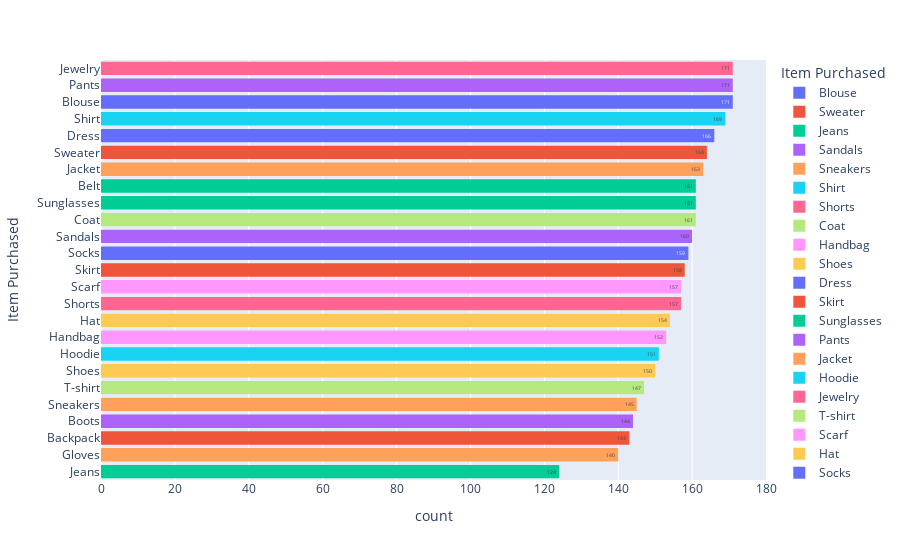

Here is the notebook cell this chart was saved with:
### Code cell
horizontalCount(df, 'Item Purchased', 'Item Purchased', sorting='ascending')

### Figure 1 — Plotly figure (JSON) as saved in the notebook; plotly's stock layout.template omitted (floating-point values rounded to 4 significant figures; data arrays with more than 128 entries replaced by an {"elided": "..."} marker saying what was removed)
{"data": [{"alignmentgroup": "True", "bingroup": "y", "hovertemplate": "Item Purchased=%{y}<br>count=%{x}<extra></extra>", "legendgroup": "Blouse", "marker": {"color": "#636efa", "pattern": {"shape": ""}}, "name": "Blouse", "offsetgroup": "Blouse", "orientation": "h", "showlegend": true, "texttemplate": "%{value}", "type": "histogram", "xaxis": "x", "y": {"elided": "171 str values"}, "yaxis": "y"}, {"alignmentgroup": "True", "bingroup": "y", "hovertemplate": "Item Purchased=%{y}<br>count=%{x}<extra></extra>", "legendgroup": "Sweater", "marker": {"color": "#EF553B", "pattern": {"shape": ""}}, "name": "Sweater", "offsetgroup": "Sweater", "orientation": "h", "showlegend": true, "texttemplate": "%{value}", "type": "histogram", "xaxis": "x", "y": {"elided": "164 str values"}, "yaxis": "y"}, {"alignmentgroup": "True", "bingroup": "y", "hovertemplate": "Item Purchased=%{y}<br>count=%{x}<extra></extra>", "legendgroup": "Jeans", "marker": {"color": "#00cc96", "pattern": {"shape": ""}}, "name": "Jeans", "offsetgroup": "Jeans", "orientation": "h", "showlegend": true, "texttemplate": "%{value}", "type": "histogram", "xaxis": "x", "y": ["Jeans", "Jeans", "Jeans", "Jeans", "Jeans", "Jeans", "Jeans", "Jeans", "Jeans", "Jeans", "Jeans", "Jeans", "Jeans", "Jeans", "Jeans", "Jeans", "Jeans", "Jeans", "Jeans", "Jeans", "Jeans", "Jeans", "Jeans", "Jeans", "Jeans", "Jeans", "Jeans", "Jeans", "Jeans", "Jeans", "Jeans", "Jeans", "Jeans", "Jeans", "Jeans", "Jeans", "Jeans", "Jeans", "Jeans", "Jeans", "Jeans", "Jeans", "Jeans", "Jeans", "Jeans", "Jeans", "Jeans", "Jeans", "Jeans", "Jeans", "Jeans", "Jeans", "Jeans", "Jeans", "Jeans", "Jeans", "Jeans", "Jeans", "Jeans", "Jeans", "Jeans", "Jeans", "Jeans", "Jeans", "Jeans", "Jeans", "Jeans", "Jeans", "Jeans", "Jeans", "Jeans", "Jeans", "Jeans", "Jeans", "Jeans", "Jeans", "Jeans", "Jeans", "Jeans", "Jeans", "Jeans", "Jeans", "Jeans", "Jeans", "Jeans", "Jeans", "Jeans", "Jeans", "Jeans", "Jeans", "Jeans", "Jeans", "Jeans", "Jeans", "Jeans", "Jeans", "Jeans", "Jeans", "Jeans", "Jeans", "Jeans", "Jeans", "Jeans", "Jeans", "Jeans", "Jeans", "Jeans", "Jeans", "Jeans", "Jeans", "Jeans", "Jeans", "Jeans", "Jeans", "Jeans", "Jeans", "Jeans", "Jeans", "Jeans", "Jeans", "Jeans", "Jeans", "Jeans", "Jeans"], "yaxis": "y"}, {"alignmentgroup": "True", "bingroup": "y", "hovertemplate": "Item Purchased=%{y}<br>count=%{x}<extra></extra>", "legendgroup": "Sandals", "marker": {"color": "#ab63fa", "pattern": {"shape": ""}}, "name": "Sandals", "offsetgroup": "Sandals", "orientation": "h", "showlegend": true, "texttemplate": "%{value}", "type": "histogram", "xaxis": "x", "y": {"elided": "160 str values"}, "yaxis": "y"}, {"alignmentgroup": "True", "bingroup": "y", "hovertemplate": "Item Purchased=%{y}<br>count=%{x}<extra></extra>", "legendgroup": "Sneakers", "marker": {"color": "#FFA15A", "pattern": {"shape": ""}}, "name": "Sneakers", "offsetgroup": "Sneakers", "orientation": "h", "showlegend": true, "texttemplate": "%{value}", "type": "histogram", "xaxis": "x", "y": {"elided": "145 str values"}, "yaxis": "y"}, {"alignmentgroup": "True", "bingroup": "y", "hovertemplate": "Item Purchased=%{y}<br>count=%{x}<extra></extra>", "legendgroup": "Shirt", "marker": {"color": "#19d3f3", "pattern": {"shape": ""}}, "name": "Shirt", "offsetgroup": "Shirt", "orientation": "h", "showlegend": true, "texttemplate": "%{value}", "type": "histogram", "xaxis": "x", "y": {"elided": "169 str values"}, "yaxis": "y"}, {"alignmentgroup": "True", "bingroup": "y", "hovertemplate": "Item Purchased=%{y}<br>count=%{x}<extra></extra>", "legendgroup": "Shorts", "marker": {"color": "#FF6692", "pattern": {"shape": ""}}, "name": "Shorts", "offsetgroup": "Shorts", "orientation": "h", "showlegend": true, "texttemplate": "%{value}", "type": "histogram", "xaxis": "x", "y": {"elided": "157 str values"}, "yaxis": "y"}, {"alignmentgroup": "True", "bingroup": "y", "hovertemplate": "Item Purchased=%{y}<br>count=%{x}<extra></extra>", "legendgroup": "Coat", "marker": {"color": "#B6E880", "pattern": {"shape": ""}}, "name": "Coat", "offsetgroup": "Coat", "orientation": "h", "showlegend": true, "texttemplate": "%{value}", "type": "histogram", "xaxis": "x", "y": {"elided": "161 str values"}, "yaxis": "y"}, {"alignmentgroup": "True", "bingroup": "y", "hovertemplate": "Item Purchased=%{y}<br>count=%{x}<extra></extra>", "legendgroup": "Handbag", "marker": {"color": "#FF97FF", "pattern": {"shape": ""}}, "name": "Handbag", "offsetgroup": "Handbag", "orientation": "h", "showlegend": true, "texttemplate": "%{value}", "type": "histogram", "xaxis": "x", "y": {"elided": "153 str values"}, "yaxis": "y"}, {"alignmentgroup": "True", "bingroup": "y", "hovertemplate": "Item Purchased=%{y}<br>count=%{x}<extra></extra>", "legendgroup": "Shoes", "marker": {"color": "#FECB52", "pattern": {"shape": ""}}, "name": "Shoes", "offsetgroup": "Shoes", "orientation": "h", "showlegend": true, "texttemplate": "%{value}", "type": "histogram", "xaxis": "x", "y": {"elided": "150 str values"}, "yaxis": "y"}, {"alignmentgroup": "True", "bingroup": "y", "hovertemplate": "Item Purchased=%{y}<br>count=%{x}<extra></extra>", "legendgroup": "Dress", "marker": {"color": "#636efa", "pattern": {"shape": ""}}, "name": "Dress", "offsetgroup": "Dress", "orientation": "h", "showlegend": true, "texttemplate": "%{value}", "type": "histogram", "xaxis": "x", "y": {"elided": "166 str values"}, "yaxis": "y"}, {"alignmentgroup": "True", "bingroup": "y", "hovertemplate": "Item Purchased=%{y}<br>count=%{x}<extra></extra>", "legendgroup": "Skirt", "marker": {"color": "#EF553B", "pattern": {"shape": ""}}, "name": "Skirt", "offsetgroup": "Skirt", "orientation": "h", "showlegend": true, "texttemplate": "%{value}", "type": "histogram", "xaxis": "x", "y": {"elided": "158 str values"}, "yaxis": "y"}, {"alignmentgroup": "True", "bingroup": "y", "hovertemplate": "Item Purchased=%{y}<br>count=%{x}<extra></extra>", "legendgroup": "Sunglasses", "marker": {"color": "#00cc96", "pattern": {"shape": ""}}, "name": "Sunglasses", "offsetgroup": "Sunglasses", "orientation": "h", "showlegend": true, "texttemplate": "%{value}", "type": "histogram", "xaxis": "x", "y": {"elided": "161 str values"}, "yaxis": "y"}, {"alignmentgroup": "True", "bingroup": "y", "hovertemplate": "Item Purchased=%{y}<br>count=%{x}<extra></extra>", "legendgroup": "Pants", "marker": {"color": "#ab63fa", "pattern": {"shape": ""}}, "name": "Pants", "offsetgroup": "Pants", "orientation": "h", "showlegend": true, "texttemplate": "%{value}", "type": "histogram", "xaxis": "x", "y": {"elided": "171 str values"}, "yaxis": "y"}, {"alignmentgroup": "True", "bingroup": "y", "hovertemplate": "Item Purchased=%{y}<br>count=%{x}<extra></extra>", "legendgroup": "Jacket", "marker": {"color": "#FFA15A", "pattern": {"shape": ""}}, "name": "Jacket", "offsetgroup": "Jacket", "orientation": "h", "showlegend": true, "texttemplate": "%{value}", "type": "histogram", "xaxis": "x", "y": {"elided": "163 str values"}, "yaxis": "y"}, {"alignmentgroup": "True", "bingroup": "y", "hovertemplate": "Item Purchased=%{y}<br>count=%{x}<extra></extra>", "legendgroup": "Hoodie", "marker": {"color": "#19d3f3", "pattern": {"shape": ""}}, "name": "Hoodie", "offsetgroup": "Hoodie", "orientation": "h", "showlegend": true, "texttemplate": "%{value}", "type": "histogram", "xaxis": "x", "y": {"elided": "151 str values"}, "yaxis": "y"}, {"alignmentgroup": "True", "bingroup": "y", "hovertemplate": "Item Purchased=%{y}<br>count=%{x}<extra></extra>", "legendgroup": "Jewelry", "marker": {"color": "#FF6692", "pattern": {"shape": ""}}, "name": "Jewelry", "offsetgroup": "Jewelry", "orientation": "h", "showlegend": true, "texttemplate": "%{value}", "type": "histogram", "xaxis": "x", "y": {"elided": "171 str values"}, "yaxis": "y"}, {"alignmentgroup": "True", "bingroup": "y", "hovertemplate": "Item Purchased=%{y}<br>count=%{x}<extra></extra>", "legendgroup": "T-shirt", "marker": {"color": "#B6E880", "pattern": {"shape": ""}}, "name": "T-shirt", "offsetgroup": "T-shirt", "orientation": "h", "showlegend": true, "texttemplate": "%{value}", "type": "histogram", "xaxis": "x", "y": {"elided": "147 str values"}, "yaxis": "y"}, {"alignmentgroup": "True", "bingroup": "y", "hovertemplate": "Item Purchased=%{y}<br>count=%{x}<extra></extra>", "legendgroup": "Scarf", "marker": {"color": "#FF97FF", "pattern": {"shape": ""}}, "name": "Scarf", "offsetgroup": "Scarf", "orientation": "h", "showlegend": true, "texttemplate": "%{value}", "type": "histogram", "xaxis": "x", "y": {"elided": "157 str values"}, "yaxis": "y"}, {"alignmentgroup": "True", "bingroup": "y", "hovertemplate": "Item Purchased=%{y}<br>count=%{x}<extra></extra>", "legendgroup": "Hat", "marker": {"color": "#FECB52", "pattern": {"shape": ""}}, "name": "Hat", "offsetgroup": "Hat", "orientation": "h", "showlegend": true, "texttemplate": "%{value}", "type": "histogram", "xaxis": "x", "y": {"elided": "154 str values"}, "yaxis": "y"}, {"alignmentgroup": "True", "bingroup": "y", "hovertemplate": "Item Purchased=%{y}<br>count=%{x}<extra></extra>", "legendgroup": "Socks", "marker": {"color": "#636efa", "pattern": {"shape": ""}}, "name": "Socks", "offsetgroup": "Socks", "orientation": "h", "showlegend": true, "texttemplate": "%{value}", "type": "histogram", "xaxis": "x", "y": {"elided": "159 str values"}, "yaxis": "y"}, {"alignmentgroup": "True", "bingroup": "y", "hovertemplate": "Item Purchased=%{y}<br>count=%{x}<extra></extra>", "legendgroup": "Backpack", "marker": {"color": "#EF553B", "pattern": {"shape": ""}}, "name": "Backpack", "offsetgroup": "Backpack", "orientation": "h", "showlegend": true, "texttemplate": "%{value}", "type": "histogram", "xaxis": "x", "y": {"elided": "143 str values"}, "yaxis": "y"}, {"alignmentgroup": "True", "bingroup": "y", "hovertemplate": "Item Purchased=%{y}<br>count=%{x}<extra></extra>", "legendgroup": "Belt", "marker": {"color": "#00cc96", "pattern": {"shape": ""}}, "name": "Belt", "offsetgroup": "Belt", "orientation": "h", "showlegend": true, "texttemplate": "%{value}", "type": "histogram", "xaxis": "x", "y": {"elided": "161 str values"}, "yaxis": "y"}, {"alignmentgroup": "True", "bingroup": "y", "hovertemplate": "Item Purchased=%{y}<br>count=%{x}<extra></extra>", "legendgroup": "Boots", "marker": {"color": "#ab63fa", "pattern": {"shape": ""}}, "name": "Boots", "offsetgroup": "Boots", "orientation": "h", "showlegend": true, "texttemplate": "%{value}", "type": "histogram", "xaxis": "x", "y": {"elided": "144 str values"}, "yaxis": "y"}, {"alignmentgroup": "True", "bingroup": "y", "hovertemplate": "Item Purchased=%{y}<br>count=%{x}<extra></extra>", "legendgroup": "Gloves", "marker": {"color": "#FFA15A", "pattern": {"shape": ""}}, "name": "Gloves", "offsetgroup": "Gloves", "orientation": "h", "showlegend": true, "texttemplate": "%{value}", "type": "histogram", "xaxis": "x", "y": {"elided": "140 str values"}, "yaxis": "y"}], "layout": {"barmode": "relative", "legend": {"title": {"text": "Item Purchased"}, "tracegroupgap": 0}, "margin": {"t": 60}, "xaxis": {"anchor": "y", "domain": [0, 1], "title": {"text": "count"}}, "yaxis": {"anchor": "x", "categoryarray": ["Gloves", "Boots", "Belt", "Backpack", "Socks", "Hat", "Scarf", "T-shirt", "Jewelry", "Hoodie", "Jacket", "Pants", "Sunglasses", "Skirt", "Dress", "Shoes", "Handbag", "Coat", "Shorts", "Shirt", "Sneakers", "Sandals", "Jeans", "Sweater", "Blouse"], "categoryorder": "total ascending", "domain": [0, 1], "title": {"text": "Item Purchased"}}}}
